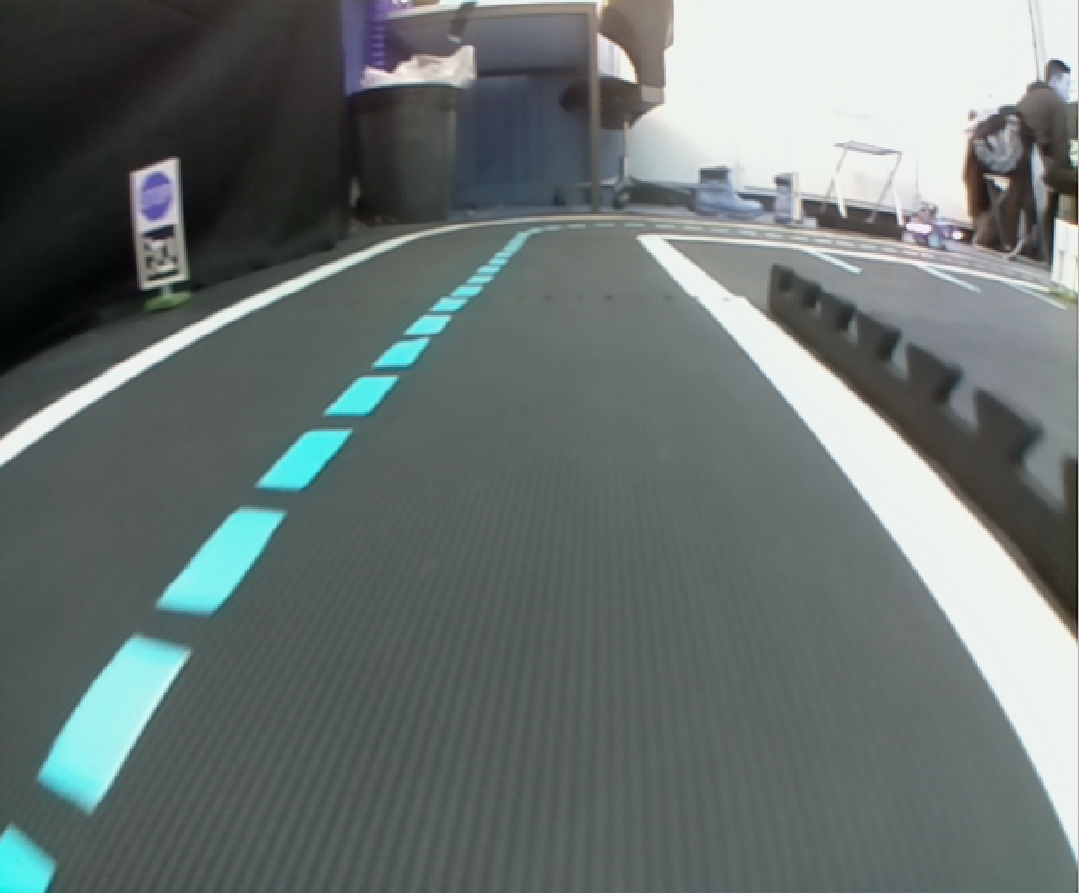
#> input picture images/straight.png, 1079 x 893 px, found by its file name; the run also reads 1 picture not shown here
$ jupyter execute main.ipynb   (shell and % lines are left out)   (older library calls are emulated)
#> lines starting #> are read from the running program, lines starting #| are printed output that depends on the picture; after the words box and inside, x2 and y2 are one past the last pixel; in counts of white or black regions, pixels touching at a corner belong together
[cell 1]
import cv2
import numpy as np
from matplotlib import pyplot as plt
from copy import deepcopy as dp
from skimage import transform as tf

[cell 2]
def imShow(img):
    plt.imshow(img, cmap="gray")
    plt.xticks([]), plt.yticks([])
    plt.show()

road = cv2.imread("straight.png")
#> road is the input picture: shape (893, 1079, 3); mean B, G, R 114, 115.6, 106.2
road = cv2.resize(road, (640, 480))
#> road: shape (480, 640, 3)
road = cv2.cvtColor(road, cv2.COLOR_BGR2RGB)
imShow(road)
print(road.shape)
#| (480, 640, 3)

[cell 3]
img = dp(road[150:,:,:])
#road = cv2.cvtColor(road, cv2.COLOR_BGR2RGB)
init_img = dp(img)
imShow(img)
print(img.shape)
#| (330, 640, 3)
#M = np.array( [[-1.27373e-05, -0.0002421778, -0.1970125], [0.001029818, -1.578045e-05, -0.337324], [-0.0001088811, -0.007584862, 1]])
M = np.array([[1.01123, 3.01646, -4.5], [0, 4.65629, 0], [0, 0.00513, 1]  ])
M_inv = np.linalg.inv(M)
#M_inv =
size = (img.shape[1], img.shape[0])
#> size = (640, 330)
out = cv2.warpPerspective(img, M, size)
imShow(out)
img = dp(out)
print(out.shape)
#| (330, 640, 3)

[cell 4]
img = dp(road[150:,:,:])

IMAGE_H, IMAGE_W,_ = img.shape
#> IMAGE_H = 330; IMAGE_W = 640

src = np.float32([[0, IMAGE_H], [640, IMAGE_H], [0, 0], [IMAGE_W, 0]])
#> src = [[0, 330], [640, 330], [0, 0], [640, 0]]
dst = np.float32([[200, IMAGE_H], [360, IMAGE_H], [0, 0], [IMAGE_W, 0]])

M = cv2.getPerspectiveTransform(src, dst)
Minv = cv2.getPerspectiveTransform(dst, src)

warped_img = cv2.warpPerspective(img, M, (IMAGE_W, IMAGE_H))

imShow(img)
imShow(warped_img)

[cell 5]
#-----Reading the image-----------------------------------------------------

#-----Converting image to LAB Color model-----------------------------------
lab= cv2.cvtColor(img, cv2.COLOR_BGR2LAB)
#> lab: shape (330, 640, 3); mean of channels 0, 1, 2 119.7, 124.9, 134.5
#-----Splitting the LAB image to different channels-------------------------
l, a, b = cv2.split(lab)
#-----Applying CLAHE to L-channel-------------------------------------------
clahe = cv2.createCLAHE(clipLimit=4.0, tileGridSize=(8,8))
cl = clahe.apply(l)
ca = clahe.apply(a)
cb = clahe.apply(b)

#-----Merge the CLAHE enhanced L-channel with the a and b channel-----------
limg = cv2.merge((l,a,cb))
#> limg: shape (330, 640, 3); mean of channels 0, 1, 2 119.7, 124.9, 133

#-----Converting image from LAB Color model to RGB model--------------------
img = cv2.cvtColor(limg, cv2.COLOR_LAB2BGR)

#_____END_____#

[cell 6]
imShow(img)

[cell 7]
blur = cv2.GaussianBlur(img,(5,5),0)
img_lab = cv2.cvtColor(img, cv2.COLOR_RGB2Lab)
#> img_lab: shape (330, 640, 3); mean of channels 0, 1, 2 119.5, 124.1, 130.6

L, a, b = cv2.split(img_lab)

[cell 8]
imShow(L)
imShow(a)
imShow(b)

[cell 9]
_, thresh_b = cv2.threshold(b, 0, 255, cv2.THRESH_OTSU + cv2.THRESH_BINARY)
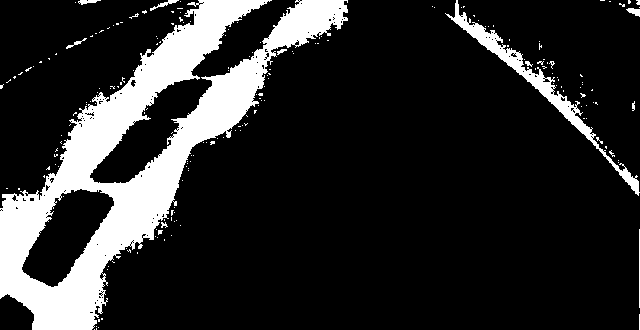
#> thresh_b: shape (330, 640); 16.5% white; 194 white regions (183 under 20 px), largest, box (x1, y1, x2, y2) and area: (0, 0, 348, 330) 30939, (445, 0, 640, 196) 2731, (150, 0, 179, 11) 85
_, thresh_L = cv2.threshold(L, 150, 255, cv2.THRESH_BINARY)
#> thresh_L: shape (330, 640); 13.7% white; 16 white regions (4 under 20 px), largest, box (x1, y1, x2, y2) and area: (399, 0, 640, 330) 14387, (23, 192, 113, 287) 3876, (490, 0, 640, 98) 3433
kernel = np.ones((3,20),np.uint8)
#erosion = cv2.erode(thresh_b,kernel,iterations = 2)
closing = cv2.morphologyEx(thresh_b, cv2.MORPH_OPEN, kernel)
#> closing: shape (330, 640); 13.6% white; 6 white regions, box (x1, y1, x2, y2) and area: (0, 0, 269, 330) 26284, (264, 0, 349, 45) 2123, (473, 34, 498, 37) 75, (464, 27, 485, 30) 63, (43, 191, 63, 194) 60, (629, 9, 640, 13) 43
closing = cv2.morphologyEx(closing, cv2.MORPH_OPEN, kernel)
#> closing: shape (330, 640); 13.6% white; 6 white regions

#imShow(closing)
#imShow(thresh_b)

imShow(thresh_L)
#imShow(cv2.bitwise_and( thresh_L, thresh_b ))
print(thresh_L.shape)
#| (330, 640)

[cell 10]
contours, hierarchy = cv2.findContours(thresh_L, cv2.RETR_TREE, cv2.CHAIN_APPROX_SIMPLE)
#> contours = 28 contours, 15 with area under 20; largest, box (x1, y1, x2, y2) and area: (399, 0, 640, 330) 13992, (23, 192, 113, 287) 3756, (490, 0, 640, 98) 3232, (93, 123, 169, 180) 1925, (0, 0, 190, 101) 1839

for cnt in contours:
        rect = cv2.minAreaRect(cnt)
        box = cv2.boxPoints(rect)
        box = np.int0(box)
        area = cv2.contourArea(box)
        #i-=1
        if area > 50 and area < 8500:
        #if i == 0:
            cv2.drawContours(img, [box], -1, (0,255,0), 3)
#> this loop made 28 passes
#> (rect, box, area) on passes 1, 2, 3, 4, 7, 8, 9: (((15.5, 311.5), (35, 31), -90), [[31, 329], [0, 329], [0, 294], [31, 294]], 1085), (((66.37, 233.3), (107.5, 41.6), -56.5), [[54, 289], [19, 266], [78, 176], [113, 199]], 4507), (((131.6, 151.5), (86.65, 30.12), -47.86), [[113, 193], [91, 173], [149, 109], [171, 129]], 2568), (((180.5, 96), (60.1, 21.92), -45), [[167, 125], [151, 109], [194, 67], [209, 82]], 1317.5), (((214.5, 62.5), (44.43, 18.43), -42.71), [[204, 84], [191, 70], [224, 40], [237, 54]], 852), (((237.7, 39.55), (34.59, 13.46), -8.75), [[221, 48], [219, 35], [253, 30], [255, 43]], 452), (((253.5, 24), (10, 27), -90), [[267, 29], [240, 29], [240, 19], [267, 19]], 270)
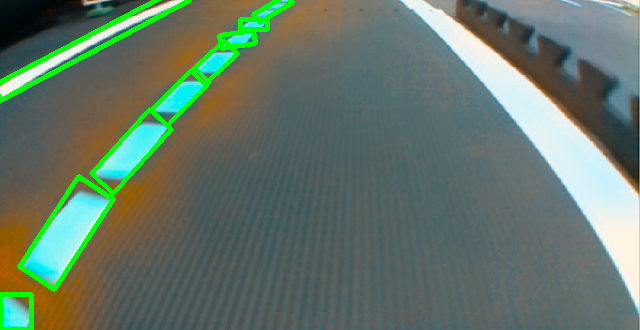
#> img: shape (330, 640, 3); mean R, G, B 99.8, 118.5, 104
            #print(area)

imShow(img)
rez = cv2.warpPerspective(dp(img), M_inv, size)
imShow(rez)
#print(rez.shape)


gray = cv2.cvtColor(rez,cv2.COLOR_BGR2GRAY)
_,thresh = cv2.threshold(gray,1,255,cv2.THRESH_BINARY)
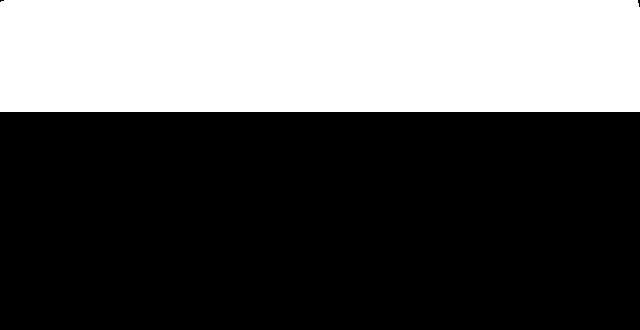
#> thresh: shape (330, 640); 33.9% white; 1 white region
contours,hierarchy = cv2.findContours(thresh,cv2.RETR_EXTERNAL,cv2.CHAIN_APPROX_SIMPLE)
#> contours = 1 contour; box (x1, y1, x2, y2) and area: (0, 0, 640, 112) 70916
cnt = contours[0]
#> cnt = contour of 11 points, box (x1, y1, x2, y2) (0, 0, 640, 112), area 70916
x,y,w,h = cv2.boundingRect(cnt)
#> x = 0; y = 0; w = 640; h = 112
crop = rez[y:y+h,x:x+w]

crop = cv2.resize(crop, (640, 330))
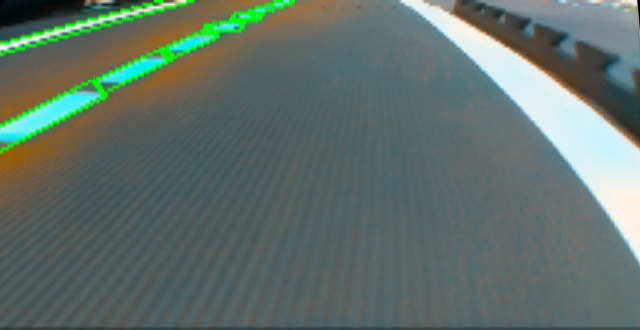
#> crop: shape (330, 640, 3); mean R, G, B 96.5, 112.9, 105.7
print(crop.shape)
#| (330, 640, 3)

imShow(crop)
#imShow(road[150:,:,:])

[cell 11]
font = cv2.FONT_HERSHEY_SIMPLEX
#> font = 0
for cnt in contours:
    #print(1)
    perimeter = cv2.arcLength(cnt,True)
    approx = cv2.approxPolyDP(cnt, 0.1 * perimeter, True)
    if len(approx) == 4:
        (x, y, w, h) = cv2.boundingRect(approx)
        #print(2)
        ar = w / float(h)
        area = cv2.contourArea(cnt)
        if (ar >= 0.35 or ar <= 0.65) and (area > 50 and area < 4000):
            #print(len(approx))
            cv2.drawContours(out,[approx],0,(0,0,255),-1)
#> this loop made 1 pass
#> (perimeter, approx) on pass 1: (1497.7, [[0, 2], [639, 111]])
            #cv2.putText(out, str(ar), (x,y), font, 1, (0, 255, 0), 2, cv2.LINE_AA)

imShow(out)

[cell 12]
M_inv = np.array([[0.9889, -0.6455, 4.5], [0, 0.2148, 0], [0, -0.0011, 1]  ])

[cell 13]
size = (out.shape[1], out.shape[0])
rez = cv2.warpPerspective(out, M, size, flags=cv2.WARP_INVERSE_MAP, borderMode=cv2.BORDER_TRANSPARENT)
imShow(rez)

[cell 14]
imShow(rez)
imShow(crop)
imShow(init_img)

[cell 15]
road = cv2.imread("curve_road.png")
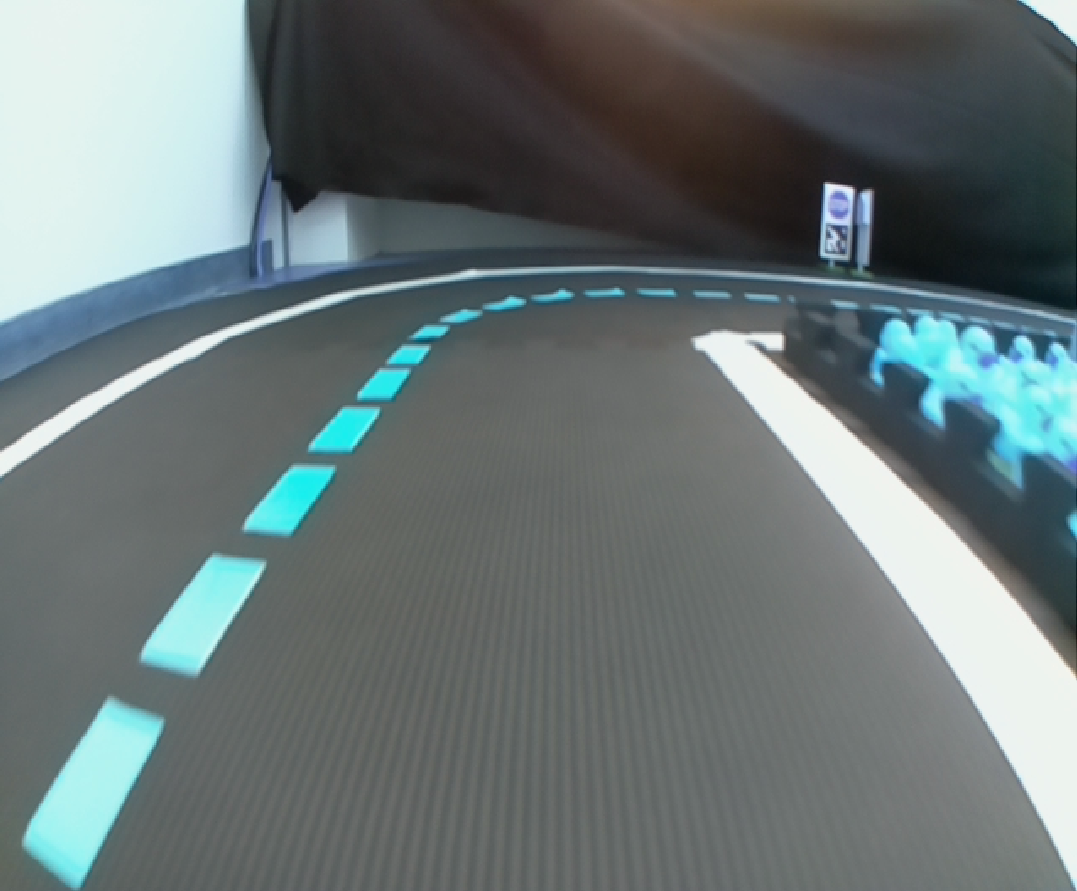
#> input picture images/curve_road.png, 1077 x 891 px, found by its file name
#> road is the input picture: shape (891, 1077, 3); mean B, G, R 118.2, 117.3, 105.7
road = cv2.resize(road, (640, 480))
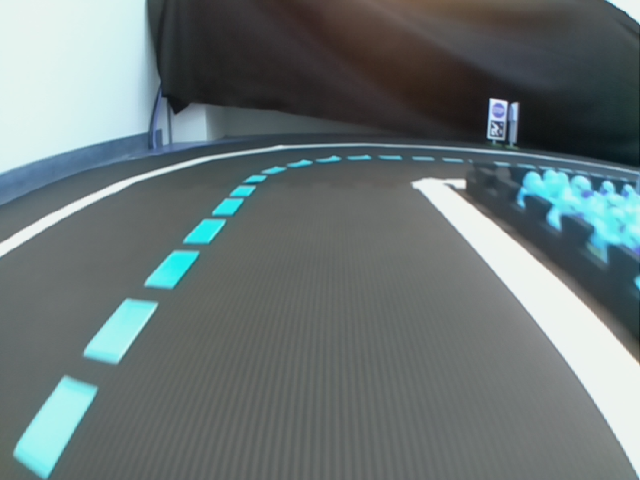
#> road: shape (480, 640, 3); mean B, G, R 118.1, 117.3, 105.6
road = road[150:,:,:]
#> road: shape (330, 640, 3)
proj = dp(road)
cv2.circle(proj, (10, 300), 10, (255, 0, 0), -1)
cv2.circle(proj, (620, 300), 10, (255, 0, 0), -1)
cv2.circle(proj, (220, 50), 10, (255, 0, 0), -1)
cv2.circle(proj, (430, 50), 10, (255, 0, 0), -1)
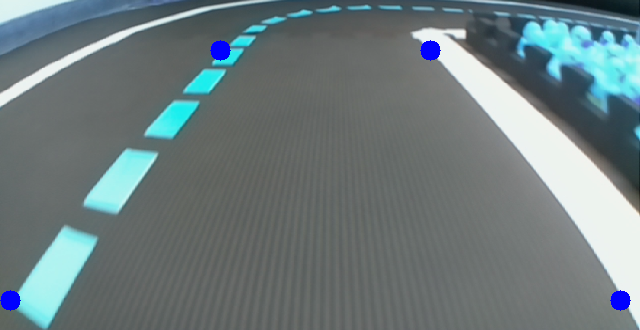
#> proj: shape (330, 640, 3); mean B, G, R 126, 123.8, 109.8
imShow(proj)
srcPoints = np.array( [[10, 300], [620, 300], [220, 50], [430, 50]] )
dstPoints = np.array( [[10, 300], [620, 300], [10, 50], [620, 50]] )

homogenius = cv2.getPerspectiveTransform(srcPoints.astype(np.float32), dstPoints.astype(np.float32))
#> homogenius = [[4.69, 4.06, -1219.4], [7.33e-16, 5.31, -184.6], [4.3e-19, 0.0123, 1]]
inv_homogenius = cv2.getPerspectiveTransform( dstPoints.astype(np.float32), srcPoints.astype(np.float32) )
#> inv_homogenius = [[0.304, -0.766, 229.7], [-4.58e-17, 0.188, 34.78], [8.72e-21, -0.00232, 1]]

warped = cv2.warpPerspective(road, homogenius, (proj.shape[1], proj.shape[0]))
imShow(warped)

unwarped = cv2.warpPerspective(warped, inv_homogenius, (proj.shape[1], proj.shape[0]))
imShow(unwarped)

[cell 16]
tform = tf.ProjectiveTransform(matrix=M)
tform_inv = tf.ProjectiveTransform(matrix=M_inv)

[cell 17]
warped = tf.warp(init_img, tform_inv, order=3)
imShow(warped)

[cell 18]
unwarped = tf.warp(init_img, tform_inv.inverse, order=3)
imShow(unwarped)

[cell 19]
H = np.array([-1.27373e-05, -0.0002421778, -0.1970125, 0.001029818, -1.578045e-05, -0.337324, -0.0001088811, -0.007584862, 1])
H.resize( 4,4 )
print(H)
print("----------------------------------------------------")
K = np.array([305.5718893575089, 0, 303.0797142544728, 0, 308.8338858195428, 231.8845403702499, 0, 0, 1])
K.resize(3, 3)
print(K)
print("----------------------------------------------------")
D = np.array([-0.2944667743901807, 0.0701431287084318, 0.0005859930422629722, -0.0006697840226199427, 0])
D.resize(1, 5)
print(D)
print("----------------------------------------------------")
R = np.array([1, 0, 0, 0, 1, 0, 0, 0, 1])
R.resize(3, 3)
print(R)
print("----------------------------------------------------")
P = np.array([220.2460277141687, 0, 301.8668918355899, 0, 0, 238.6758484095299, 227.0880056118307, 0, 0, 0, 1, 0])
P.resize(3, 4)
print(P)

[cell 20]
cv_rect = np.zeros((proj.shape[1], proj.shape[0]))

mapx = np.ndarray(shape=(proj.shape[1], proj.shape[0], 1), dtype='float32')
mapy = np.ndarray(shape=(proj.shape[1], proj.shape[0], 1), dtype='float32')

mapx, mapy = cv2.initUndistortRectifyMap(K, D, R, P, (proj.shape[1], proj.shape[0]), cv2.CV_32FC1, mapx, mapy)
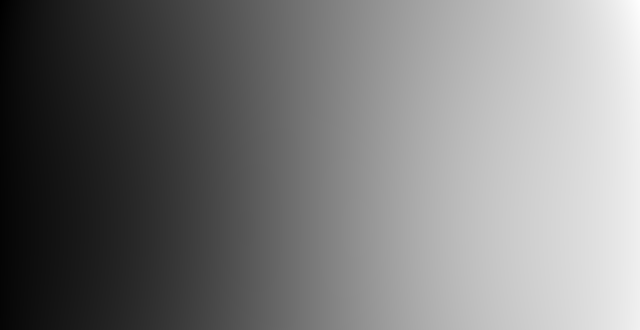
#> mapx: shape (330, 640) float32; min -0.945, max 667.5, mean 319.7; drawn with min black and max white
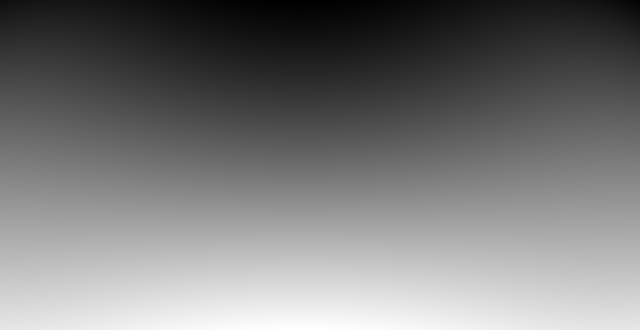
#> mapy: shape (330, 640) float32; min -0.0267, max 357.1, mean 169.6; drawn with min black and max white

resulted = cv2.remap(road, mapx, mapy, cv2.INTER_CUBIC, cv_rect)
imShow(resulted)

[cell 21]
H = np.array([-4.89775e-05, -0.0002150858, -0.1818273, 0.00099274, 1.202336e-06, -0.3280241, -0.0004281805, -0.007185673, 1]).astype(np.float32)
H.resize(3, 3)
print(H)
H_inv = np.linalg.inv(H.T)

[cell 22]
warped = cv2.warpPerspective(road, H, (proj.shape[1], proj.shape[0]))
imShow(warped)

[cell 23]
img = dp(road[150:,:,:])
#> img: shape (180, 640, 3)

H = np.array([[-4.89775e-05, -0.0002150858, -0.1818273], [0.00099274, 1.202336e-06, -0.3280241], [-0.0004281805, -0.007185673, 1]])
H = H * img.shape[0] * img.shape[1]
H_inv = np.linalg.inv(H)
warped = cv2.warpPerspective(img, H, (img.shape[1], img.shape[0]))
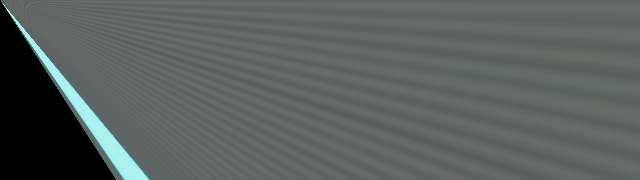
#> warped: shape (180, 640, 3); mean B, G, R 93.7, 95.4, 90
imShow(warped)

[cell 24]
M = np.array([1.9353899780957532e-05, -0.00017594652267255518, -0.23530068966442091,
  0.0009113161348561763, 4.211150887794892e-06, -0.26092989999696975, 0.00014208256631522472,
  -0.00600411520134865, 0.9999999999999999]).reshape((3, 3))
M_inv = np.linalg.inv(M)

[cell 25]
test_img = cv2.imread("test.jpg")
test_img = cv2.resize(test_img, (640, 480))
test_img = cv2.cvtColor(test_img, cv2.COLOR_BGR2RGB)
imShow(test_img)

warped = cv2.warpPerspective(test_img, M_inv, (test_img.shape[1], test_img.shape[0]))
print(warped.shape)
#| (480, 640, 3)
print(test_img.shape)
#| (480, 640, 3)
